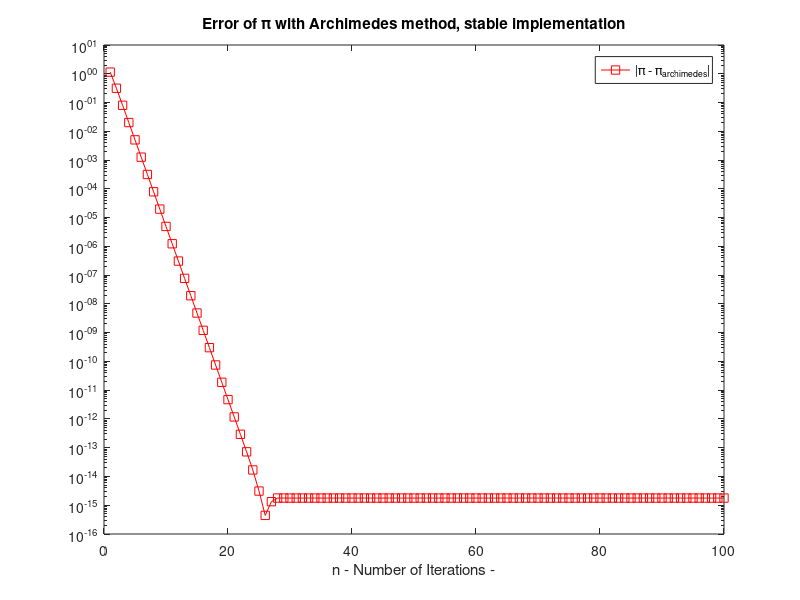

Source code (MATLAB): (Note: this script raises an error after producing the figure.)
N = 100; # Number of iterations

Y = zeros(N,1); # yk
Y(1) = 2; # First term of series

E = zeros(N,1); # Error in terms of iteration

for i = 1:N
  p1 = (Y(i)/(2^i))^2;
  p2 = sqrt(1 - p1);
  p3 = p1/(1+ p2);

  Y(i+1) = (2^i) * sqrt(2*p3);
  E(i) = abs(pi - Y(i));

end

save("pi_arch_error.mat","E");

h=figure();
semilogy(1:N, E, "-sr");
title('Error of \pi with Archimedes method, stable implementation');
#ylabel('|\pi - \pi_{archimedes}|');
xlabel("n - Number of Iterations -");
legend('|\pi - \pi_{archimedes}|');s
set(h,'PaperSize',[5 5]);
print(h,'error_pi_stable', '-dpdf', '-r300', '-bestfit');

h2=figure();
plot(1:N+1, Y, "-sg"); hold on
plot(1:N+1, ones(N+1,1)*pi, "--b");
title('Value of \pi with Archimedes method, stable implementation');
xlabel("n - Number of Iterations -");
legend('\pi_{archimedes}', '\pi');
set(h2,'PaperSize',[5 5]);
print(h2,'error_stable_plot', '-dpdf', '-r300', '-bestfit');
